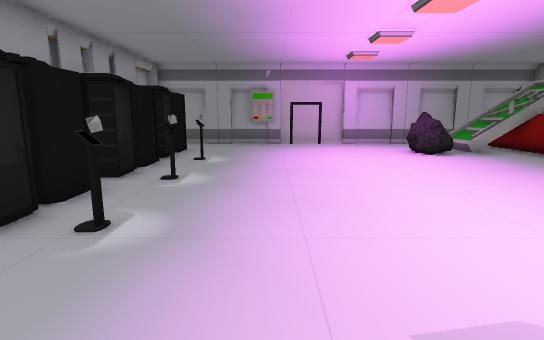
view 1 (above)

16 first-person views from a walk through a scene from a Unity 3-D project. The camera is 1.5 m above the floor, tilts 10° down and sees 80° across. The floor is counted in squares, 1 m on a side. Each view is taken from the middle of a square. On the plan, view 1 faces up. The plan holds only what a view shows up to about 15 squares ahead; the rest is blank. Some surface patterns are stand-ins.

view 2
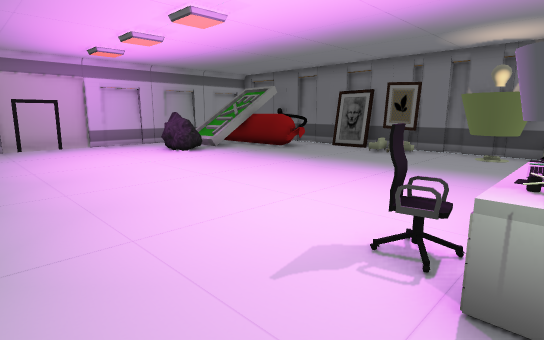

view 3
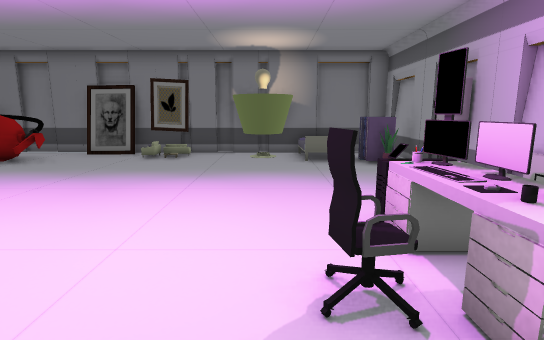

view 4
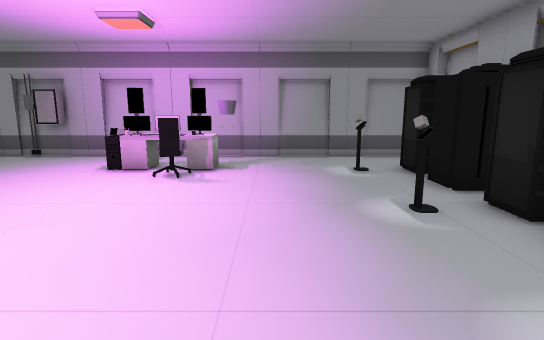

view 5
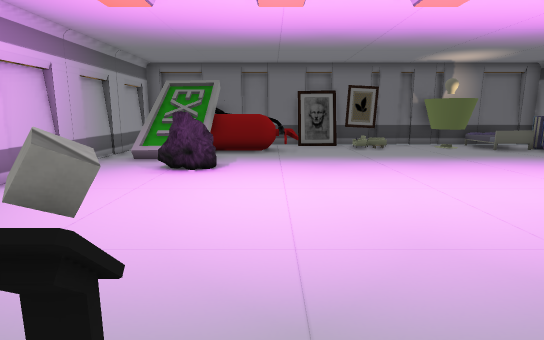

view 6
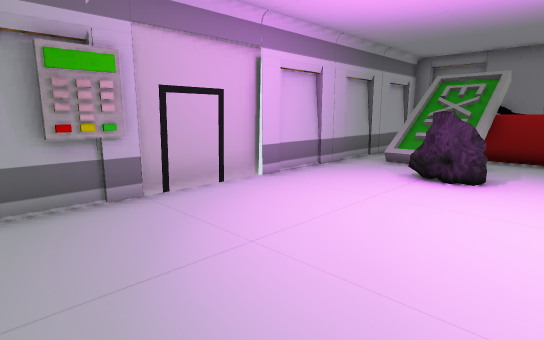

view 7
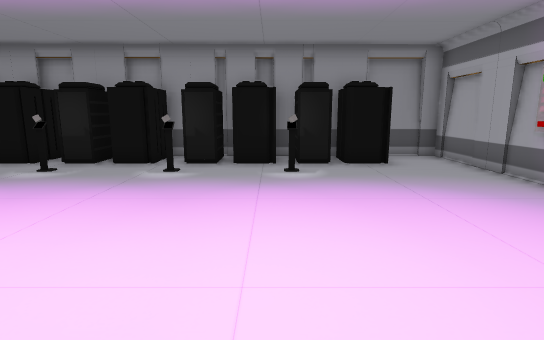

view 8
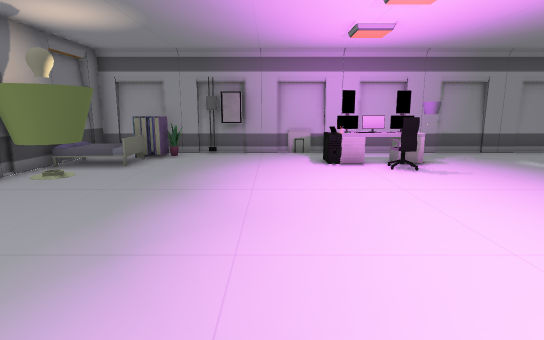

view 9
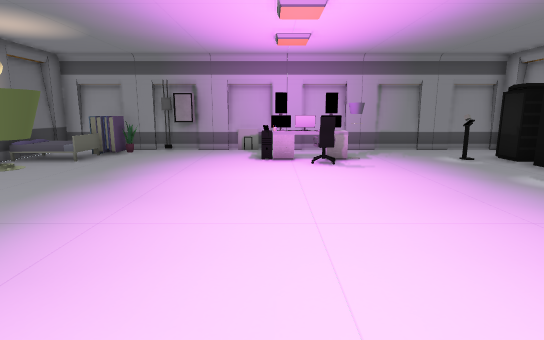

view 10
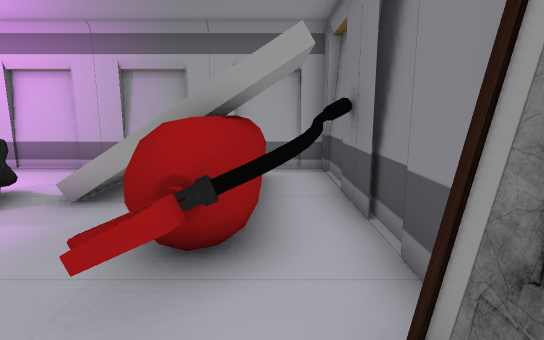

view 11
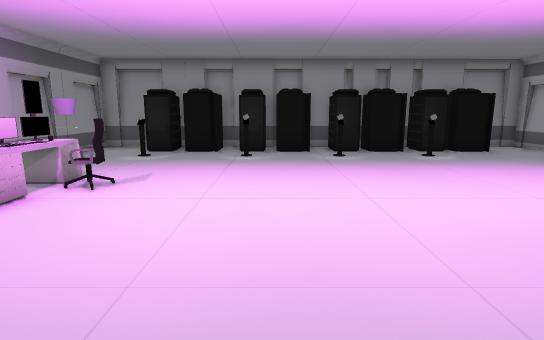

view 12
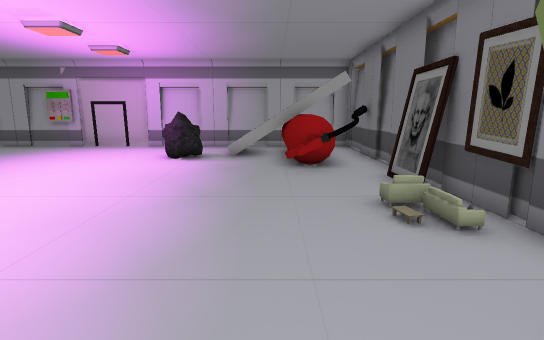

view 13
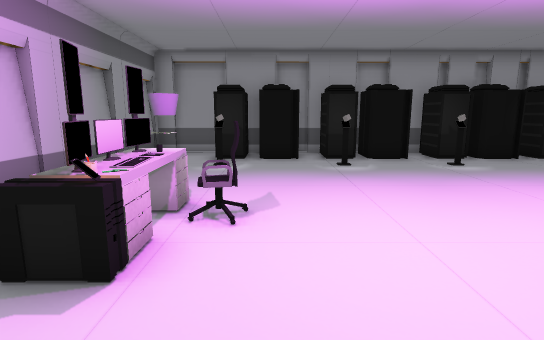

view 14
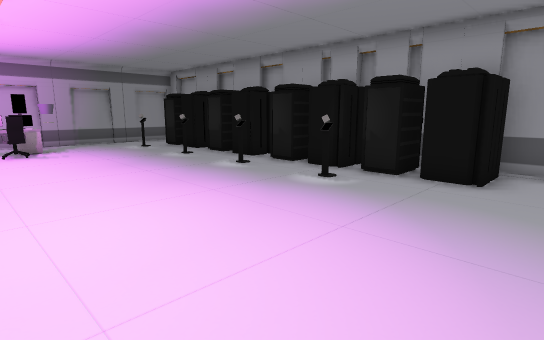

view 15
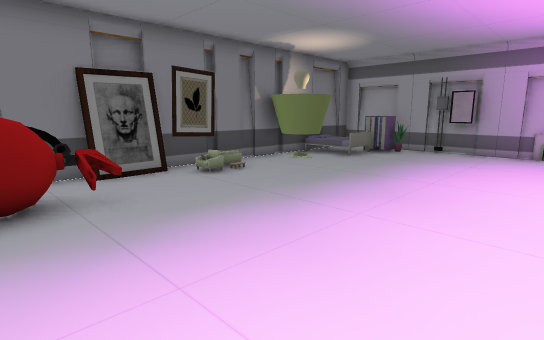

view 16
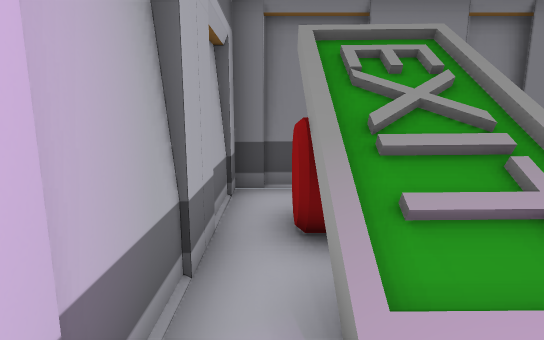

### Floor plan
Key: @ floor where view 1 was taken; # wall or solid block; . floor; / step, stairs or slope; S server; I sign; L lamp; C chair; E desk; K keyboard; M computer; B bed; A books; O other object.
Columns run from 6 left of view 1 to 13 right of it. Each row starts with its distance up from view 1.
 16 ###################
 15 #...............OO##
 14 #............./  O##
 13 #SS.........O./  OO#
 12  SS........OO.IIOOO#
 11  SS.#...........OOO#
 10  SS.............OO##
  9  SS.............O.#
  8 #SS...............#
  7 ##..#.............#
  6  SS..............O#
  5 #SS...............##
  4 ##S.#.............##
  3 #SS..............LL#
  2  SS..............LL#
  1  #S.....CC........##
  0 ##S...@LEKEM.....OB#
 -1  #.......O.....OA..#
 -2  ###############A###
 -3             ######

Positions as (right, up) in squares from view 1, and headings:
1: (0, 0), facing up
2: (-1, 0), facing up-right
3: (0, 2), facing right
4: (0, 9), facing down
5: (-3, 10), facing right
6: (-2, 10), facing up-right
7: (6, 10), facing left
8: (6, 10), facing down
9: (4, 11), facing down
10: (11, 7), facing up
11: (9, 5), facing left
12: (9, 1), facing up
13: (7, 2), facing left
14: (4, 15), facing down-left
15: (4, 11), facing down-right
16: (6, 15), facing right
